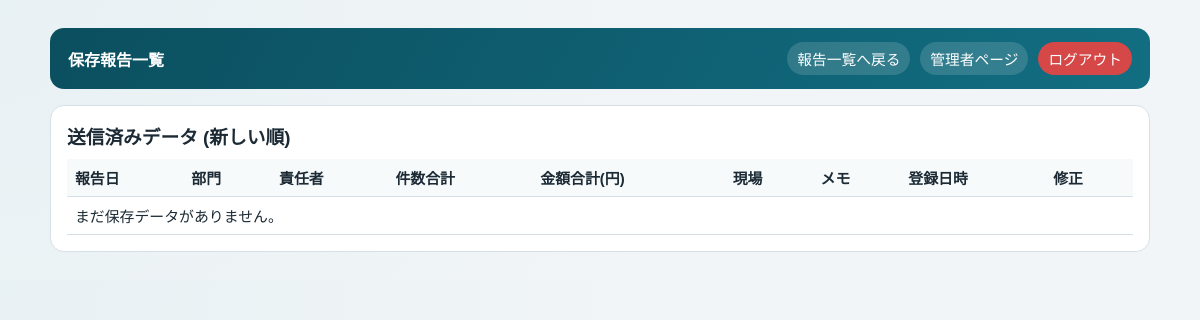
Before: /reports/history/ with the older database file.
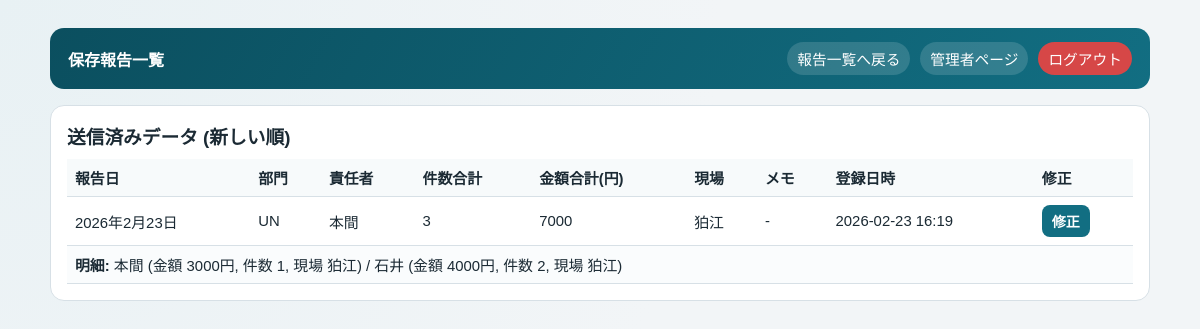
After: the same page with the newer database file.
### apps/reports/models.py (models this page shows, shortened)
class DailyDepartmentReport(models.Model):
    department = models.ForeignKey(
        Department,
        on_delete=models.CASCADE,
        related_name="daily_reports",
    )
    report_date = models.DateField(default=timezone.localdate)
    reporter = models.ForeignKey(
        Member,
        on_delete=models.SET_NULL,
        null=True,
        blank=True,
        related_name="submitted_reports",
    )
    total_count = models.PositiveIntegerField(default=0)
    followup_count = models.PositiveIntegerField(default=0)
    location = models.CharField(max_length=128, blank=True)
    memo = models.TextField(blank=True)
    created_at = models.DateTimeField(auto_now_add=True)
    class Meta:
        ordering = ["-report_date", "-created_at"]

class DailyDepartmentReportLine(models.Model):
    report = models.ForeignKey(
        DailyDepartmentReport,
        on_delete=models.CASCADE,
        related_name="lines",
    )
    member = models.ForeignKey(
        Member,
        on_delete=models.SET_NULL,
        null=True,
        blank=True,
        related_name="daily_report_lines",
    )
    amount = models.PositiveIntegerField(default=0)
    count = models.PositiveIntegerField(default=0)
    location = models.CharField(max_length=128, blank=True)
    created_at = models.DateTimeField(auto_now_add=True)
    class Meta:
        ordering = ["id"]

### apps/accounts/models.py (models this page shows, shortened)
class Department(models.Model):
    code = models.CharField(max_length=32, unique=True)
    name = models.CharField(max_length=64)
    default_reporter = models.ForeignKey(
        "Member",
        on_delete=models.SET_NULL,
        null=True,
        blank=True,
        related_name="default_department_links",
    )
    is_active = models.BooleanField(default=True)
    created_at = models.DateTimeField(auto_now_add=True)
    class Meta:
        ordering = ["code"]

class Member(models.Model):
    name = models.CharField(max_length=64)
    login_id = models.CharField(max_length=64, unique=True)
    password = models.CharField(max_length=128)
    created_at = models.DateTimeField(auto_now_add=True)
    class Meta:
        ordering = ["-created_at"]

### apps/reports/views.py (the view)
# urls.py: path("history/", report_history, name="report_history"),
def report_history(request: HttpRequest) -> HttpResponse:
    reports = (
        DailyDepartmentReport.objects.select_related("department", "reporter")
        .prefetch_related("lines__member")
        .order_by("-report_date", "-created_at")[:100]
    )
    return render(request, "reports/report_history.html", {"reports": reports})

### apps/reports/templates/reports/report_history.html (shortened to what this page needs)
{% extends "base.html" %}
{% block content %}
<div class="container">
  <header class="topbar">
    <strong>保存報告一覧</strong>
    <nav>
      <a href="{% url 'report_index' %}">報告一覧へ戻る</a>
      <a href="{% url 'dashboard_index' %}">管理者ページ</a>
      <a href="{% url 'home' %}" class="logout-link">ログアウト</a>
    </nav>
  </header>
  <section class="card" style="margin-top: 16px;">
    <h3>送信済みデータ (新しい順)</h3>
    <table style="margin-top: 10px;">
      <thead>
        <tr>
          <th>報告日</th>
          <th>部門</th>
          <th>責任者</th>
          <th>件数合計</th>
          <th>金額合計(円)</th>
          <th>現場</th>
          <th>メモ</th>
          <th>登録日時</th>
          <th>修正</th>
        </tr>
      </thead>
      <tbody>
        {% for report in reports %}
        <tr>
          <td>{{ report.report_date }}</td>
          <td>{{ report.department.code }}</td>
          <td>{% if report.reporter %}{{ report.reporter.name }}{% else %}-{% endif %}</td>
          <td>{{ report.total_count }}</td>
          <td>{{ report.followup_count }}</td>
          <td>{{ report.location|default:"-" }}</td>
          <td>{{ report.memo|default:"-" }}</td>
          <td>{{ report.created_at|date:"Y-m-d H:i" }}</td>
          <td>
            <a href="{% url 'report_edit' report.id %}?next=report_history">
              <button type="button" class="btn-inline">修正</button>
            </a>
          </td>
        </tr>
        <tr>
          <td colspan="9" style="background: #fafcfd;">
            <strong>明細:</strong>
            {% for line in report.lines.all %}
              {% if not forloop.first %} / {% endif %}
              {% if line.member %}{{ line.member.name }}{% else %}未設定{% endif %}
              (金額 {{ line.amount }}円, 件数 {{ line.count }}, 現場 {{ line.location|default:"-" }})
            {% empty %}
              明細なし
            {% endfor %}
          </td>
        </tr>
        {% empty %}
        <tr>
          <td colspan="9">まだ保存データがありません。</td>
        </tr>
        {% endfor %}
      </tbody>
    </table>
  </section>
</div>
{% endblock %}

Changed rows visible on the page:
added DailyDepartmentReport: report_date "2026年2月23日", department.code "UN", reporter.name "本間", total_count "3", followup_count "7000", location "狛江", memo "-", created_at "2026-02-23 16:19"
added DailyDepartmentReportLine: member.name "本間", amount "3000", count "1", location "狛江"
added DailyDepartmentReportLine: member.name "石井", amount "4000", count "2", location "狛江"
Other visible differences:
text no longer shown: "まだ保存データがありません。"
